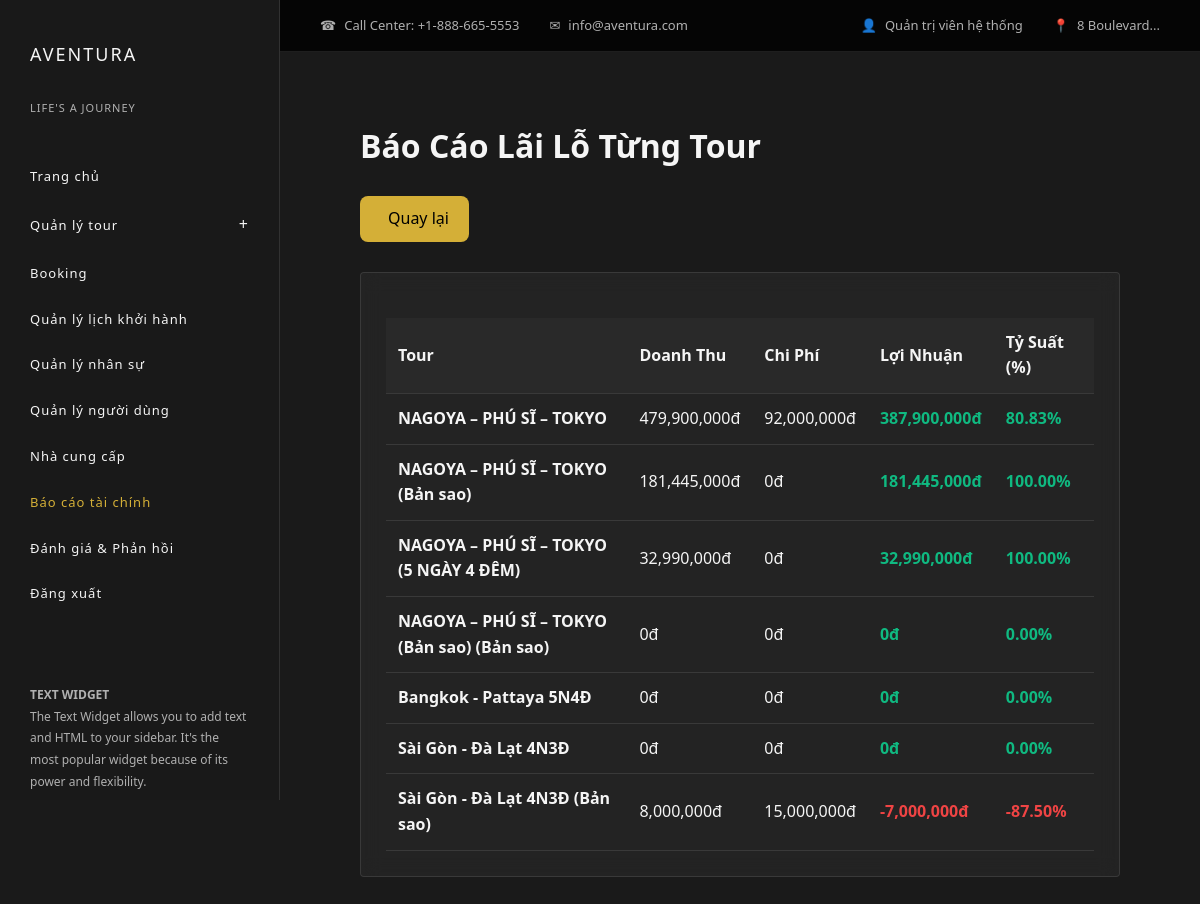
/index.php?act=admin/laiLoTour (signed in), run on the app's committed database.
### tables this page shows
CREATE TABLE `tour` (
  `tour_id` int(11) NOT NULL,
  `ten_tour` varchar(255) DEFAULT NULL,
  `loai_tour` enum('TrongNuoc','QuocTe','TheoYeuCau') DEFAULT NULL,
  `mo_ta` text DEFAULT NULL,
  `gia_co_ban` decimal(15,2) DEFAULT NULL,
  `chinh_sach` text DEFAULT NULL,
  `id_nha_cung_cap` int(11) DEFAULT NULL,
  `tao_boi` int(11) DEFAULT NULL,
  `trang_thai` enum('HoatDong','TamDung','HetHan') DEFAULT 'HoatDong',
  `qr_code_path` varchar(255) DEFAULT NULL COMMENT 'Đường dẫn file QR code'
);

### controllers/BaoCaoTaiChinhController.php (called while the page is built, shortened)
<?php
require_once __DIR__ . '/../models/GiaoDich.php';
require_once __DIR__ . '/../models/Tour.php';
class BaoCaoTaiChinhController {
    private $giaoDichModel;
    private $tourModel;
    public function __construct() {
        $this->giaoDichModel = new GiaoDich();
        $this->tourModel = new Tour();
    }
    public function laiLoTour() {
        $tours = $this->tourModel->getAll();
        $baoCao = [];
        foreach ($tours as $tour) {
            $tongThu = $this->giaoDichModel->getTongThuByTour($tour['tour_id']);
            $tongChi = $this->giaoDichModel->getTongChiByTour($tour['tour_id']);
            $loiNhuan = $tongThu - $tongChi;
            $tyLe = $tongThu > 0 ? ($loiNhuan / $tongThu * 100) : 0;
            $baoCao[] = [
                'tour' => $tour,
                'doanh_thu' => $tongThu,
                'chi_phi' => $tongChi,
                'loi_nhuan' => $loiNhuan,
                'ty_suat' => $tyLe
            ];
        }
        usort($baoCao, function($a, $b) {
            return $b['loi_nhuan'] - $a['loi_nhuan'];
        });
        require __DIR__ . '/../views/admin/bao_cao_tai_chinh/lai_lo_tour.php';
    }
}

### commons/env.php (called while the page is built, shortened)
<?php
function getPDOConnection() {
    try {
        $conn = new PDO(
            "mysql:host=" . DB_HOST . ";port=" . DB_PORT . ";dbname=" . DB_NAME . ";charset=utf8mb4",
            DB_USERNAME,
            DB_PASSWORD,
            [
                PDO::ATTR_ERRMODE => PDO::ERRMODE_EXCEPTION,
                PDO::ATTR_DEFAULT_FETCH_MODE => PDO::FETCH_ASSOC,
                PDO::ATTR_EMULATE_PREPARES => false
            ]
        );
        $conn->exec("SET time_zone = '+07:00'");
        return $conn;
    } catch (PDOException $e) {
        die("Kết nối thất bại: " . $e->getMessage());
    }
}

### commons/function.php (called while the page is built, shortened)
<?php
function connectDB() {
    return getPDOConnection();
}

### models/Tour.php (called while the page is built, shortened)
<?php
class Tour
{
    public $conn;
    public function __construct()
    {
        $this->conn = connectDB();
    }
    public function getAll() {
        $sql = "SELECT * FROM tour ORDER BY tour_id DESC";
        $stmt = $this->conn->prepare($sql);
        $stmt->execute();
        return $stmt->fetchAll();
    }
}

### models/GiaoDich.php (called while the page is built, shortened)
<?php
class GiaoDich {
    public $conn;
    public function __construct() {
        $this->conn = connectDB();
    }
    public function getTongThuByTour($tourId) {
        $sql = "SELECT COALESCE(SUM(so_tien), 0) as tong_thu
                FROM giao_dich_tai_chinh
                WHERE tour_id = ? AND loai = 'Thu'";
        $stmt = $this->conn->prepare($sql);
        $stmt->execute([(int)$tourId]);
        $result = $stmt->fetch();
        return (float)($result['tong_thu'] ?? 0);
    }
    public function getTongChiByTour($tourId) {
        $sql = "SELECT COALESCE(SUM(so_tien), 0) as tong_chi
                FROM giao_dich_tai_chinh
                WHERE tour_id = ? AND loai = 'Chi'";
        $stmt = $this->conn->prepare($sql);
        $stmt->execute([(int)$tourId]);
        $result = $stmt->fetch();
        return (float)($result['tong_chi'] ?? 0);
    }
}

### views/admin/bao_cao_tai_chinh/lai_lo_tour.php (the view, shortened to what this page needs)
<div style="padding: 20px; max-width: 1400px; margin: 0 auto;">
    <div class="page-header-section" style="margin-bottom: 30px;">
        <h1 style="margin: 0 0 10px 0; font-size: 2rem; color: var(--text-light);">
            <i class="fas fa-chart-line" style="color: var(--accent-gold);"></i> Báo Cáo Lãi Lỗ Từng Tour
        </h1>
        <a href="index.php?act=admin/baoCaoTaiChinh" style="background: var(--accent-gold); color: #000; padding: 10px 20px; border-radius: 8px; text-decoration: none; display: inline-flex; align-items: center; gap: 8px; margin-top: 15px; font-weight: 500;">
            <i class="fas fa-arrow-left"></i> Quay lại
        </a>
    </div>
    <div class="report-card">
            <table>
                <thead>
                    <tr>
                        <th>Tour</th>
                        <th>Doanh Thu</th>
                        <th>Chi Phí</th>
                        <th>Lợi Nhuận</th>
                        <th>Tỷ Suất (%)</th>
                    </tr>
                </thead>
                <tbody>
                    <?php if(empty($baoCao)): ?>
                        <tr><td colspan="5" style="text-align: center; color: #999;">Chưa có dữ liệu</td></tr>
                    <?php else: ?>
                        <?php foreach($baoCao as $item): ?>
                            <tr>
                                <td><strong><?= htmlspecialchars($item['tour']['ten_tour']) ?></strong></td>
                                <td><?= number_format($item['doanh_thu']) ?>đ</td>
                                <td><?= number_format($item['chi_phi']) ?>đ</td>
                                <td class="<?= $item['loi_nhuan'] >= 0 ? 'profit' : 'loss' ?>">
                                    <?= number_format($item['loi_nhuan']) ?>đ
                                </td>
                                <td class="<?= $item['ty_suat'] >= 0 ? 'profit' : 'loss' ?>">
                                    <?= number_format($item['ty_suat'], 2) ?>%
                                </td>
                            </tr>
                        <?php endforeach; ?>
                    <?php endif; ?>
                </tbody>
            </table>
    </div>
</div>
<?php
require __DIR__ . '/../../layouts/aventura.php';
?>

### public/css/aventura.css (style rules this page uses)
* { margin: 0; padding: 0; box-sizing: border-box; }
:root { --primary-dark: #1a1a1a; --secondary-dark: #2d2d2d; --accent-gold: #d4af37; --text-light: #f5f5f5; --text-muted: #b0b0b0; }
body { font-family: "Segoe UI", Tahoma, Geneva, Verdana, sans-serif; background: var(--primary-dark); color: var(--text-light); line-height: 1.6; }

### views/admin/bao_cao_tai_chinh/lai_lo_tour.php (style rules this page uses)
.report-card { background: rgba(45, 45, 45, 0.5); border: 1px solid rgba(255, 255, 255, 0.1); border-radius: 4px; padding: 25px; backdrop-filter: blur(10px); }
table { width: 100%; border-collapse: collapse; margin-top: 20px; color: var(--text-light); }
th, td { padding: 12px; text-align: left; border-bottom: 1px solid rgba(255, 255, 255, 0.1); }
th { background: rgba(45, 45, 45, 0.7); color: var(--text-light); font-weight: 600; }
.profit { color: #10b981; font-weight: 700; }
.loss { color: #ef4444; font-weight: 700; }

### data on the page
tour: ten_tour "NAGOYA – PHÚ SĨ – TOKYO"
tour: ten_tour "NAGOYA – PHÚ SĨ – TOKYO (Bản sao)"
tour: ten_tour "NAGOYA – PHÚ SĨ – TOKYO (5 NGÀY 4 ĐÊM)"
tour: ten_tour "NAGOYA – PHÚ SĨ – TOKYO (Bản sao) (Bản sao)"
tour: ten_tour "Bangkok - Pattaya 5N4Đ"
tour: ten_tour "Sài Gòn - Đà Lạt 4N3Đ"
tour: ten_tour "Sài Gòn - Đà Lạt 4N3Đ (Bản sao)"

### other printed values
$_SESSION['user_name'] "Quản trị viên hệ thống"
$item['doanh_thu'] "479,900,000"
$item['chi_phi'] "92,000,000"
$item['loi_nhuan'] "387,900,000"
$item['ty_suat'] "80.83"
$item['doanh_thu'] "181,445,000"
$item['chi_phi'] "0"
$item['loi_nhuan'] "181,445,000"
$item['ty_suat'] "100.00"
$item['doanh_thu'] "32,990,000"
$item['loi_nhuan'] "32,990,000"
$item['doanh_thu'] "0"
$item['loi_nhuan'] "0"
$item['ty_suat'] "0.00"
$item['doanh_thu'] "8,000,000"
